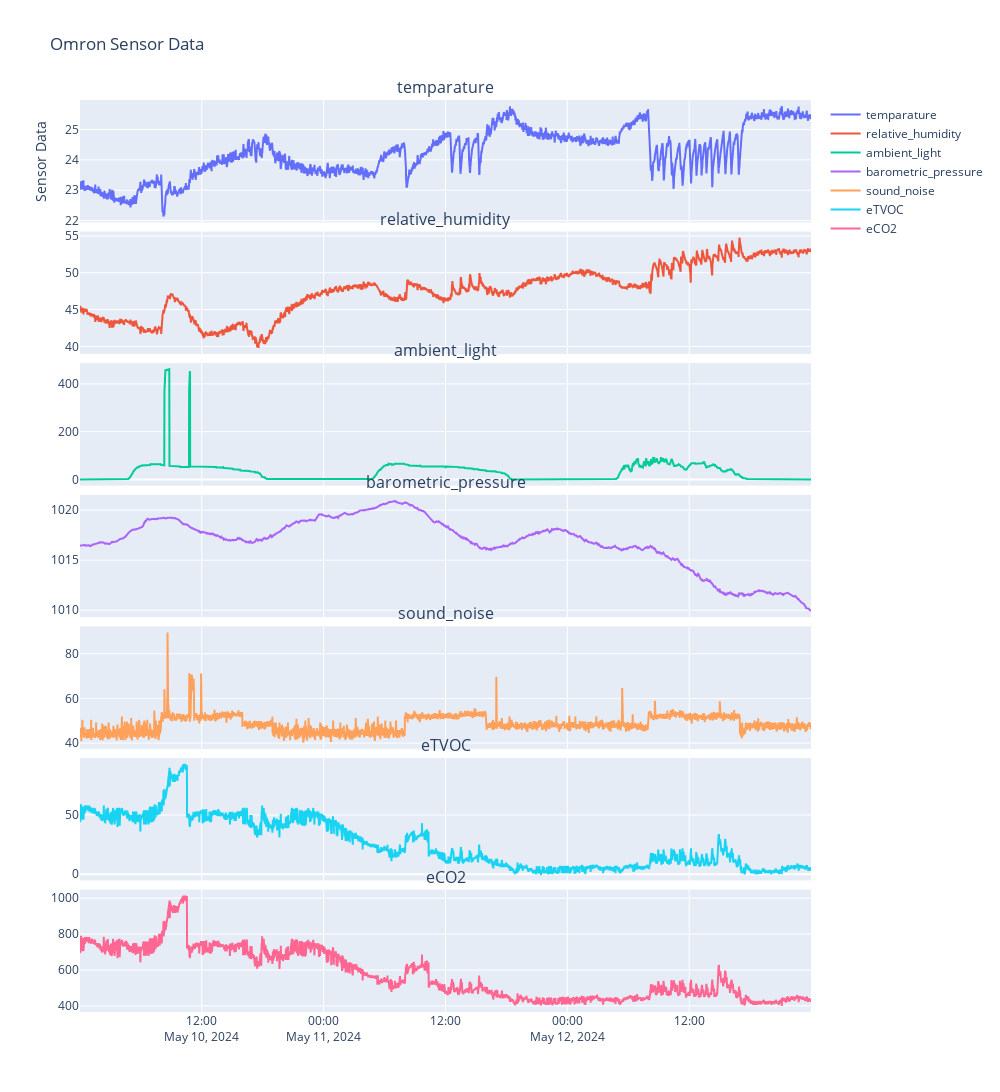

This figure's notebook cell:
### Code cell
# グラフ表示用のインスタンスを作成
# graph_data = ['temparature', 'relative_humidity']
graph_data = ['temparature', 'relative_humidity', 'ambient_light', 'barometric_pressure', 'sound_noise', 'eTVOC', 'eCO2']
fig = make_subplots(rows=len(graph_data), cols=1, subplot_titles=graph_data, 
                    shared_xaxes='all', 
                    vertical_spacing=0.01)

# グラフを表示
for i in range(len(graph_data)):
    fig.add_trace(go.Scatter(x=df.index, y=df[graph_data[i]], mode='lines', name=graph_data[i]), row=i+1, col=1)

# グラフが1つの時は、レンジスライダーを表示すると表示範囲の指定が容易
# fig.update_xaxes(rangeslider_visible=True)

fig.update_layout(title='Omron Sensor Data', 
                #   xaxis_title='Time', 
                  yaxis_title='Sensor Data',
                  showlegend=True,
                  width=1000,
                  height=400*len(graph_data),
                )
fig.show()

### Figure 1 — Plotly figure (JSON) as saved in the notebook; plotly's stock layout.template omitted (floating-point values rounded to 4 significant figures; data arrays with more than 128 entries replaced by an {"elided": "..."} marker saying what was removed)
{"data": [{"mode": "lines", "name": "temparature", "type": "scatter", "x": {"elided": "4251 str values"}, "xaxis": "x", "y": {"elided": "4251 float values"}, "yaxis": "y"}, {"mode": "lines", "name": "relative_humidity", "type": "scatter", "x": {"elided": "4251 str values"}, "xaxis": "x2", "y": {"elided": "4251 float values"}, "yaxis": "y2"}, {"mode": "lines", "name": "ambient_light", "type": "scatter", "x": {"elided": "4251 str values"}, "xaxis": "x3", "y": {"elided": "4251 int values"}, "yaxis": "y3"}, {"mode": "lines", "name": "barometric_pressure", "type": "scatter", "x": {"elided": "4251 str values"}, "xaxis": "x4", "y": {"elided": "4251 float values"}, "yaxis": "y4"}, {"mode": "lines", "name": "sound_noise", "type": "scatter", "x": {"elided": "4251 str values"}, "xaxis": "x5", "y": {"elided": "4251 float values"}, "yaxis": "y5"}, {"mode": "lines", "name": "eTVOC", "type": "scatter", "x": {"elided": "4251 str values"}, "xaxis": "x6", "y": {"elided": "4251 int values"}, "yaxis": "y6"}, {"mode": "lines", "name": "eCO2", "type": "scatter", "x": {"elided": "4251 str values"}, "xaxis": "x7", "y": {"elided": "4251 int values"}, "yaxis": "y7"}], "layout": {"annotations": [{"font": {"size": 16}, "showarrow": false, "text": "temparature", "x": 0.5, "xanchor": "center", "xref": "paper", "y": 1, "yanchor": "bottom", "yref": "paper"}, {"font": {"size": 16}, "showarrow": false, "text": "relative_humidity", "x": 0.5, "xanchor": "center", "xref": "paper", "y": 0.8557, "yanchor": "bottom", "yref": "paper"}, {"font": {"size": 16}, "showarrow": false, "text": "ambient_light", "x": 0.5, "xanchor": "center", "xref": "paper", "y": 0.7114, "yanchor": "bottom", "yref": "paper"}, {"font": {"size": 16}, "showarrow": false, "text": "barometric_pressure", "x": 0.5, "xanchor": "center", "xref": "paper", "y": 0.5671, "yanchor": "bottom", "yref": "paper"}, {"font": {"size": 16}, "showarrow": false, "text": "sound_noise", "x": 0.5, "xanchor": "center", "xref": "paper", "y": 0.4229, "yanchor": "bottom", "yref": "paper"}, {"font": {"size": 16}, "showarrow": false, "text": "eTVOC", "x": 0.5, "xanchor": "center", "xref": "paper", "y": 0.2786, "yanchor": "bottom", "yref": "paper"}, {"font": {"size": 16}, "showarrow": false, "text": "eCO2", "x": 0.5, "xanchor": "center", "xref": "paper", "y": 0.1343, "yanchor": "bottom", "yref": "paper"}], "height": 2800, "showlegend": true, "title": {"text": "Omron Sensor Data"}, "width": 1000, "xaxis": {"anchor": "y", "domain": [0, 1], "matches": "x7", "showticklabels": false}, "xaxis2": {"anchor": "y2", "domain": [0, 1], "matches": "x7", "showticklabels": false}, "xaxis3": {"anchor": "y3", "domain": [0, 1], "matches": "x7", "showticklabels": false}, "xaxis4": {"anchor": "y4", "domain": [0, 1], "matches": "x7", "showticklabels": false}, "xaxis5": {"anchor": "y5", "domain": [0, 1], "matches": "x7", "showticklabels": false}, "xaxis6": {"anchor": "y6", "domain": [0, 1], "matches": "x7", "showticklabels": false}, "xaxis7": {"anchor": "y7", "domain": [0, 1]}, "yaxis": {"anchor": "x", "domain": [0.8657, 1], "title": {"text": "Sensor Data"}}, "yaxis2": {"anchor": "x2", "domain": [0.7214, 0.8557]}, "yaxis3": {"anchor": "x3", "domain": [0.5771, 0.7114]}, "yaxis4": {"anchor": "x4", "domain": [0.4329, 0.5671]}, "yaxis5": {"anchor": "x5", "domain": [0.2886, 0.4229]}, "yaxis6": {"anchor": "x6", "domain": [0.1443, 0.2786]}, "yaxis7": {"anchor": "x7", "domain": [0, 0.1343]}}}
